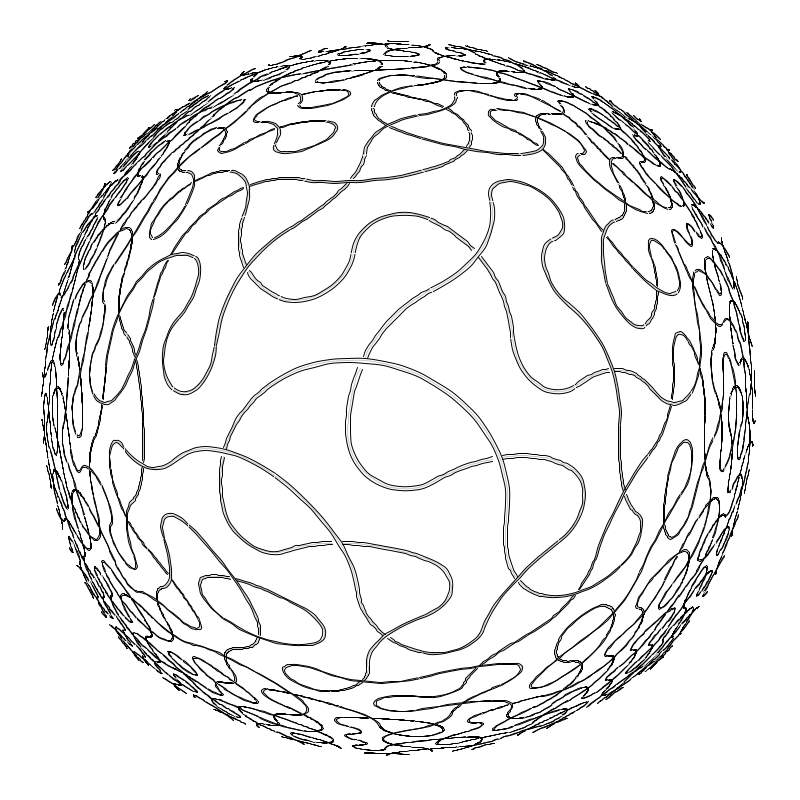
Frame 1 (no input)
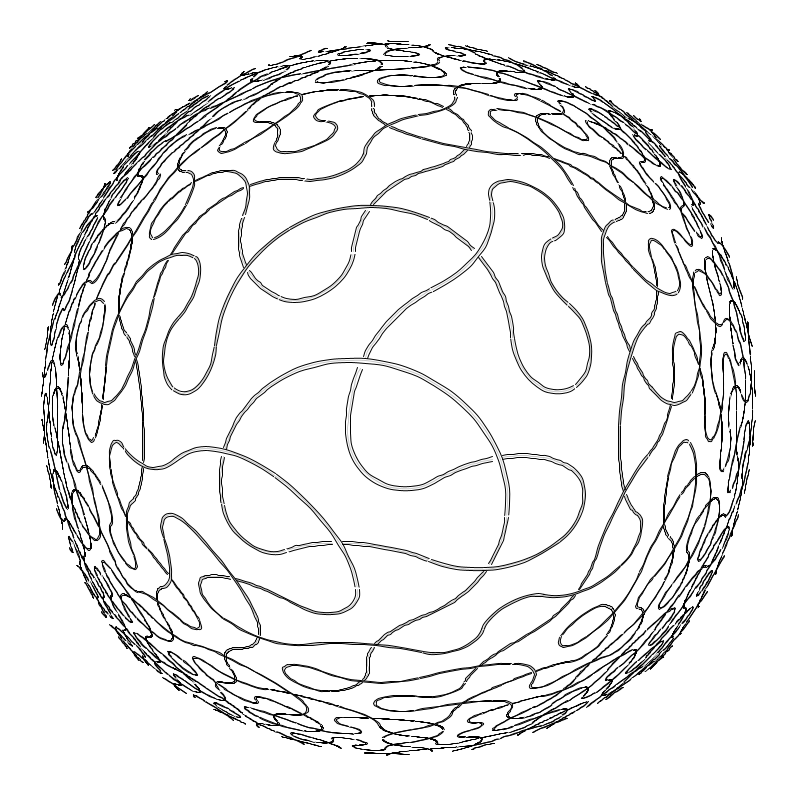
Frame 60 (the mouse pressed at the canvas centre just before this capture)
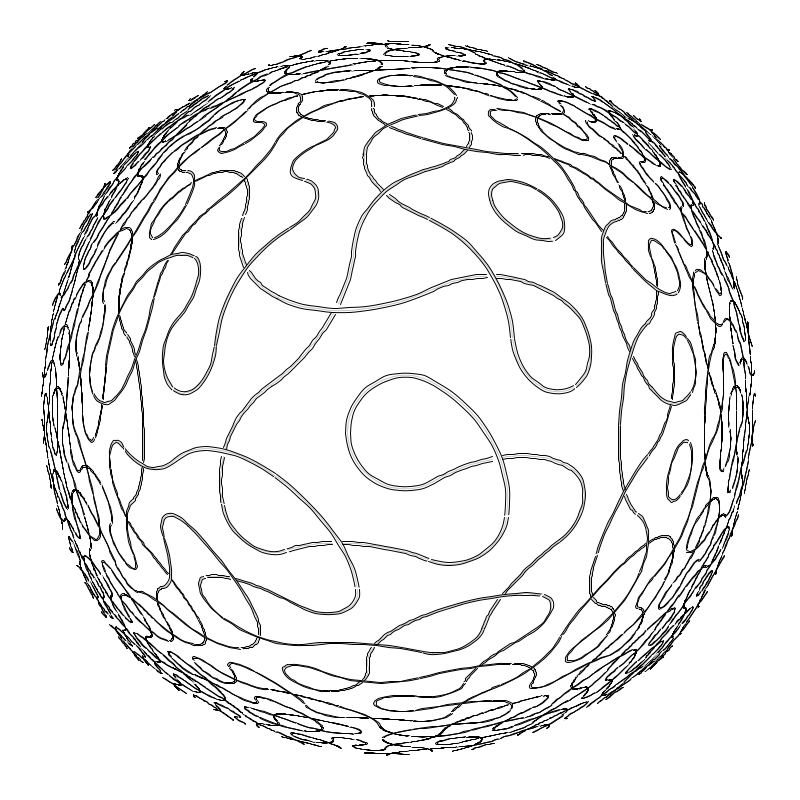
Frame 120 (the mouse held since frame 60 and released just before this capture)

The Processing sketch that drew these frames (run headless with seeded random() and noise(); from frame 60 on, the mouse is pressed at the canvas centre):

// Processing sketch: processing_64035
// ── processing_64035.pde

/* litmus2_cover
   Version: 1.1, 2013-03-21
   
   Code to generate the cover image for Litmus Paper issue 2, 14 June 2012
   
   Written by Phillip Kent for Litmus Paper at the Cheltenham Science Festival
   
   http://design-science.org.uk/litmus-paper/
   http://www.openprocessing.org/collection/1676
   
   History:
   V1.0 (2012-06-14): version for the printed edition of Litmus Paper
   V1.1 (2013-03-21): sketch ported to Processing version 2 and JavaScript output; no changes to the code

   Acknowledgements:
   This code is based on "hextiles" by Maciek Makowski
   http://www.openprocessing.org/sketch/6785 
   
   OPTION KEYS:
   F = tile flips on/off
   H = show hexagons on/off
   O = restart with ordered tiles
   R = restart with random tiles
   > = transformation factor increase
   < = transformation factor decrease
*/

int tileSize =  60;
boolean firstFrame;
boolean startRandom;
boolean randomFlip;
boolean showHexagon;
float centreX, centreY, r, theta;
float transformFactor,transformFactorMin, transformFactorMax;

void setup() {
  size(800,800);
  background(255, 255, 255);
  stroke(0);
  smooth();
  noFill();
  frameRate(5);
  firstFrame = true;
  startRandom = true;
  randomFlip = true;
  showHexagon = false;
  transformFactor = 75;
  transformFactorMin = 10; 
  transformFactorMax = 150;
  centreX = width/2;
  centreY = height/2;
}

void drawInitial() {
  float dx = tileSize * cos(radians(30)) * 2;
  int startval = int(random(5));
  int l = 0;
  for (float y = 0.0; y < height + tileSize; y += tileSize/2) {
    for (float x = l % 2 * dx / 2; x < width + tileSize; x += dx) {     
      if (startRandom) {
        if (showHexagon) { stroke(21,212,224); } else { stroke(255);}       
        blankModule(x,y,tileSize);
        stroke(200);
        strokeWeight(max(1, int(5*(transformX(width,0)-width/2)/sqrt(sq(transformX(x,y)-width/2)+sq(transformY(x,y)-width/2)))));
        int randnum = int(random(5));
        //draw the grey 'thread' 
        module(x, y, tileSize, randnum, 0); // rotation in module() needs to range 0 to 5
        stroke(0);
        strokeWeight(1);
        //draw a black 'shadow'
        module(x, y, tileSize, randnum, +1);
        module(x, y, tileSize, randnum, -1);
 
      } else {
        if (showHexagon) { stroke(21,212,224); } else { stroke(255);}
        blankModule(x, y, tileSize);
        stroke(200);
        strokeWeight(max(1, int(5*(transformX(width,0)-width/2)/sqrt(sq(transformX(x,y)-width/2)+sq(transformY(x,y)-width/2)))));
        //draw the grey 'thread' 
        module(x, y, tileSize, startval,0); // rotation in module() needs to range 0 to 5
        stroke(0);
        strokeWeight(1);
        //draw a black 'shadow'
        module(x, y, tileSize, startval, 1);
        module(x, y, tileSize, startval, -1);
      }
    }
    
    l++;
  }
}

void draw() {
  smooth();
  if (firstFrame) {
      background(255);
      drawInitial();
      firstFrame = false;
      return;
  }
  
 if (randomFlip) {  // only change tiles if randomFlip=true
  float dx = tileSize * cos(radians(30.0)) * 2.0;
  int l = (int) random(2 * height / tileSize);
  float y = l * tileSize / 2.0;
  float x = l % 2 * dx / 2 + (int) random(width / dx) * dx;
  fill(255);
  if (showHexagon) { stroke(21,212,224); } else { stroke(255);}
  blankModule(x, y, tileSize);
  noFill();
  stroke(200);
  strokeWeight(max(1, int(5*(transformX(width,0)-width/2)/sqrt(sq(transformX(x,y)-width/2)+sq(transformY(x,y)-width/2)))));
  int randnum = int(random(5));
  //draw the grey 'thread' 
  module(x, y, tileSize, randnum, 0); 
  stroke(0);
  strokeWeight(1);
  //draw a black 'shadow'
  module(x, y, tileSize, randnum, 1);
  module(x, y, tileSize, randnum,-1);
 }
}

void keyPressed() {
  if (key == 'h' || key == 'H') {
      showHexagon = !showHexagon;
  }
  if (key == 'f' || key == 'F') {
      randomFlip = !randomFlip;
  }
  if (key == 'r' || key == 'R') {
      firstFrame=true;
      startRandom=true;
  }
  if (key == 'o' || key == 'O') {
      firstFrame=true;
      startRandom=false;
  }
  if (key == '.' || key == '>') {
      if (transformFactor > transformFactorMin) { 
         transformFactor-- ;
         firstFrame=true;
         startRandom=true;
      }
  }
  if (key == ',' || key == '<') {
      if (transformFactor < transformFactorMax) { 
         transformFactor++ ; 
         firstFrame=true;
         startRandom=true;
     }
  }
}

//Functions to define the spatial transformation

/*
//null transform for testing
float transformX(float x, float y) {
  return x;
}
float transformY(float x, float y) {
  return y;
}
*/

float transformX(float x, float y) {
  float cx = x - width/2;
  float cy = y - height/2;
  float r = sqrt(cx*cx + cy*cy);
  return width/2 + width*atan(r/transformFactor)/PI*cos(PI+atan2(cy,cx));
}

float transformY(float x, float y) {
  float cx = x - width/2;
  float cy = y - height/2;
  float r = sqrt(cx*cx + cy*cy);
  return height/2 + width*atan(r/transformFactor)/PI*sin(PI+atan2(cy,cx));
}



// Erase the current tile with blank space
void blankModule(float cx, float cy, float size) {
  float side = size * tan(radians(30));
  beginShape();
  for (int i = 0; i <= 6; i++) {
    vertex(transformX( cx + side*cos(i*PI/3),cy+side*sin(i*PI/3)), 
           transformY( cx + side*cos(i*PI/3),cy+side*sin(i*PI/3)));
  }
  endShape();
}

void module(float cx, float cy, float size, int rotation, int bShadow) {
  //bShadow = 0 for a 'fill' arc, 1 or -1 for a shadow arc
  int startCurveRotation = rotation + 2; //need to shift the start angle of small arc 
  float arcCentreX,arcCentreY;
  float side = size * tan(radians(30));
  float smallArcRadius = (side / 2) + 0.7*bShadow;
  float bigArcRadius = size * cos(radians(30))  + 0.7*bShadow;
  //SMALL ARC
  arcCentreX = cx + side*cos(rotation*PI/3);
  arcCentreY = cy + side*sin(rotation*PI/3);
  
  beginShape();
    curveVertex(transformX(arcCentreX + smallArcRadius*cos(startCurveRotation*PI/3),arcCentreY+smallArcRadius*sin(startCurveRotation*PI/3)),
       transformY(arcCentreX + smallArcRadius*cos(startCurveRotation*PI/3),arcCentreY+smallArcRadius*sin(startCurveRotation*PI/3)));
    for (float n = 0.0; n <= 10.0; n = n+1.0) {   
      curveVertex(transformX( arcCentreX + smallArcRadius*cos(startCurveRotation*PI/3+n/10.*2*PI/3), 
                      arcCentreY+smallArcRadius*sin(startCurveRotation*PI/3+n/10.*2*PI/3)), 
         transformY(arcCentreX + smallArcRadius*cos(startCurveRotation*PI/3+n/10.*2*PI/3), 
            arcCentreY+smallArcRadius*sin(startCurveRotation*PI/3+n/10.*2*PI/3) )); 
    }
    curveVertex(transformX(arcCentreX + smallArcRadius*cos(startCurveRotation*PI/3+2.*PI/3), 
                    arcCentreY+smallArcRadius*sin(startCurveRotation*PI/3+2.*PI/3)),    
         transformY(arcCentreX + smallArcRadius*cos(startCurveRotation*PI/3+2.*PI/3), 
                arcCentreY+smallArcRadius*sin(startCurveRotation*PI/3+2.*PI/3)));
  endShape();
  
  //BIG ARC 1
  float arcradius = 2.*side*cos(PI/6.);
  float centreangle= 5*PI/6. - float(rotation)*PI/3.;
  float steps;
  float gap;
  arcCentreX = cx + arcradius*cos(-centreangle);
  arcCentreY = cy + arcradius*sin(-centreangle);
  startCurveRotation = rotation;
  beginShape();
    curveVertex(transformX(arcCentreX + bigArcRadius*cos(startCurveRotation*PI/3),arcCentreY+bigArcRadius*sin(startCurveRotation*PI/3)),
       transformY(arcCentreX + bigArcRadius*cos(startCurveRotation*PI/3),arcCentreY+bigArcRadius*sin(startCurveRotation*PI/3)));
    for (float n = 0.0; n <= 10.0; n = n+1.0) {    
      curveVertex(transformX( arcCentreX + bigArcRadius*cos(startCurveRotation*PI/3+n/10.*PI/3), 
                      arcCentreY+bigArcRadius*sin(startCurveRotation*PI/3+n/10.*PI/3)), 
         transformY(arcCentreX + bigArcRadius*cos(startCurveRotation*PI/3+n/10.*PI/3), 
            arcCentreY+bigArcRadius*sin(startCurveRotation*PI/3+n/10.*PI/3) )); 
    }
    curveVertex(transformX(arcCentreX + bigArcRadius*cos(startCurveRotation*PI/3+PI/3), 
                    arcCentreY+bigArcRadius*sin(startCurveRotation*PI/3+PI/3)),    
         transformY(arcCentreX + bigArcRadius*cos(startCurveRotation*PI/3+PI/3), 
                arcCentreY+bigArcRadius*sin(startCurveRotation*PI/3+PI/3)));
  endShape();
  
  
  //BIG ARC 2
  steps = 30;
  gap = floor(steps/2) -3;
  arcradius = 2.*side*cos(PI/6.);
  centreangle= 7.*PI/6. -float(rotation)*PI/3.;
  arcCentreX = cx + arcradius*cos(-centreangle);
  arcCentreY = cy + arcradius*sin(-centreangle);
  startCurveRotation = rotation+5;
  // Arc is drawn in two sections with a gap to give crossing effect
  beginShape();
    curveVertex(transformX(arcCentreX + bigArcRadius*cos(startCurveRotation*PI/3),arcCentreY+bigArcRadius*sin(startCurveRotation*PI/3)),
       transformY(arcCentreX + bigArcRadius*cos(startCurveRotation*PI/3),arcCentreY+bigArcRadius*sin(startCurveRotation*PI/3)));
    for (float n = 0.0; n <= (gap-1); n = n+1.0) { 
      curveVertex(transformX( arcCentreX + bigArcRadius*cos(startCurveRotation*PI/3+n/steps*PI/3), 
                      arcCentreY+bigArcRadius*sin(startCurveRotation*PI/3+n/steps*PI/3)), 
         transformY(arcCentreX + bigArcRadius*cos(startCurveRotation*PI/3+n/steps*PI/3), 
            arcCentreY+bigArcRadius*sin(startCurveRotation*PI/3+n/steps*PI/3) )); 
    }
    curveVertex(transformX(arcCentreX + bigArcRadius*cos(startCurveRotation*PI/3+ (gap-1)/steps*PI/3), 
                    arcCentreY+bigArcRadius*sin(startCurveRotation*PI/3+ (gap-1)/steps* PI/3)),    
         transformY(arcCentreX + bigArcRadius*cos(startCurveRotation*PI/3+ (gap-1)/steps* PI/3), 
                arcCentreY+bigArcRadius*sin(startCurveRotation*PI/3+ (gap-1)/steps*PI/3)));
  endShape();
  
  beginShape();
    curveVertex(transformX(arcCentreX + bigArcRadius*cos(startCurveRotation*PI/3 + (gap+1)/steps*PI/3),arcCentreY+bigArcRadius*sin(startCurveRotation*PI/3+(gap+1)/steps*PI/3)),
       transformY(arcCentreX + bigArcRadius*cos(startCurveRotation*PI/3+(gap+1)/steps*PI/3),arcCentreY+bigArcRadius*sin(startCurveRotation*PI/3+(gap+1)/steps*PI/3)));
    for (float n = gap+1; n <= steps; n = n+1.0) { 
      curveVertex(transformX( arcCentreX + bigArcRadius*cos(startCurveRotation*PI/3+n/steps*PI/3), 
                      arcCentreY+bigArcRadius*sin(startCurveRotation*PI/3+n/steps*PI/3)), 
         transformY(arcCentreX + bigArcRadius*cos(startCurveRotation*PI/3+n/steps*PI/3), 
            arcCentreY+bigArcRadius*sin(startCurveRotation*PI/3+n/steps*PI/3) )); 
    }
    curveVertex(transformX(arcCentreX + bigArcRadius*cos(startCurveRotation*PI/3+ PI/3), 
                    arcCentreY+bigArcRadius*sin(startCurveRotation*PI/3+ PI/3)),    
         transformY(arcCentreX + bigArcRadius*cos(startCurveRotation*PI/3+ PI/3), 
                arcCentreY+bigArcRadius*sin(startCurveRotation*PI/3+ PI/3)));
  endShape(); 
}
